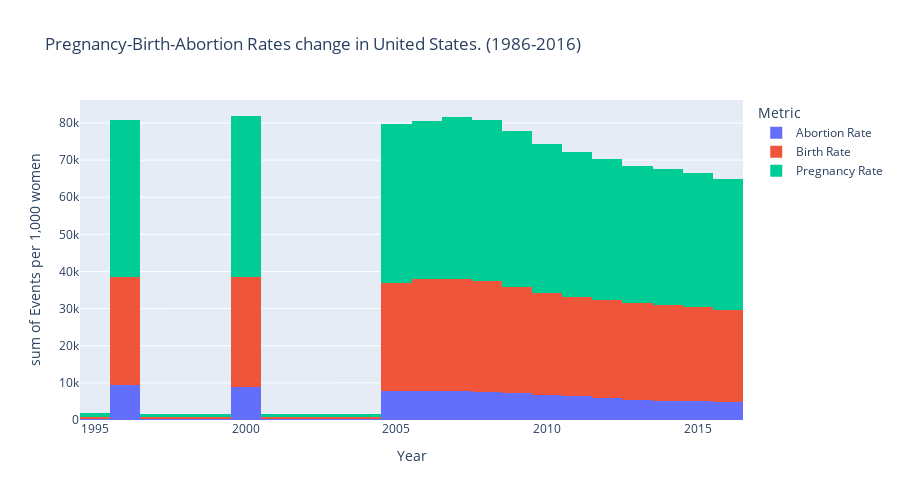

Notebook cell for this chart:
### Markdown cell above
---

### Code cell
fig = px.histogram(girls,
                   x="Year",
                   y="Events per 1,000 women",
                   color="Metric",
                   title="Pregnancy-Birth-Abortion Rates change in United States. (1986-2016)",
                   height=500)
                   
fig.show()

### Figure 1 — Plotly figure (JSON) as saved in the notebook; plotly's stock layout.template omitted (floating-point values rounded to 4 significant figures; data arrays with more than 128 entries replaced by an {"elided": "..."} marker saying what was removed)
{"data": [{"alignmentgroup": "True", "bingroup": "x", "histfunc": "sum", "hovertemplate": "Metric=Abortion Rate<br>Year=%{x}<br>sum of Events per 1,000 women=%{y}<extra></extra>", "legendgroup": "Abortion Rate", "marker": {"color": "#636efa", "pattern": {"shape": ""}}, "name": "Abortion Rate", "offsetgroup": "Abortion Rate", "orientation": "v", "showlegend": true, "type": "histogram", "x": {"elided": "6616 int values"}, "xaxis": "x", "y": {"elided": "6616 float values"}, "yaxis": "y"}, {"alignmentgroup": "True", "bingroup": "x", "histfunc": "sum", "hovertemplate": "Metric=Birth Rate<br>Year=%{x}<br>sum of Events per 1,000 women=%{y}<extra></extra>", "legendgroup": "Birth Rate", "marker": {"color": "#EF553B", "pattern": {"shape": ""}}, "name": "Birth Rate", "offsetgroup": "Birth Rate", "orientation": "v", "showlegend": true, "type": "histogram", "x": {"elided": "6624 int values"}, "xaxis": "x", "y": {"elided": "6624 float values"}, "yaxis": "y"}, {"alignmentgroup": "True", "bingroup": "x", "histfunc": "sum", "hovertemplate": "Metric=Pregnancy Rate<br>Year=%{x}<br>sum of Events per 1,000 women=%{y}<extra></extra>", "legendgroup": "Pregnancy Rate", "marker": {"color": "#00cc96", "pattern": {"shape": ""}}, "name": "Pregnancy Rate", "offsetgroup": "Pregnancy Rate", "orientation": "v", "showlegend": true, "type": "histogram", "x": {"elided": "6563 int values"}, "xaxis": "x", "y": {"elided": "6563 float values"}, "yaxis": "y"}], "layout": {"barmode": "relative", "height": 500, "legend": {"title": {"text": "Metric"}, "tracegroupgap": 0}, "title": {"text": "Pregnancy-Birth-Abortion Rates change in United States. (1986-2016)"}, "xaxis": {"anchor": "y", "domain": [0, 1], "title": {"text": "Year"}}, "yaxis": {"anchor": "x", "domain": [0, 1], "title": {"text": "sum of Events per 1,000 women"}}}}
